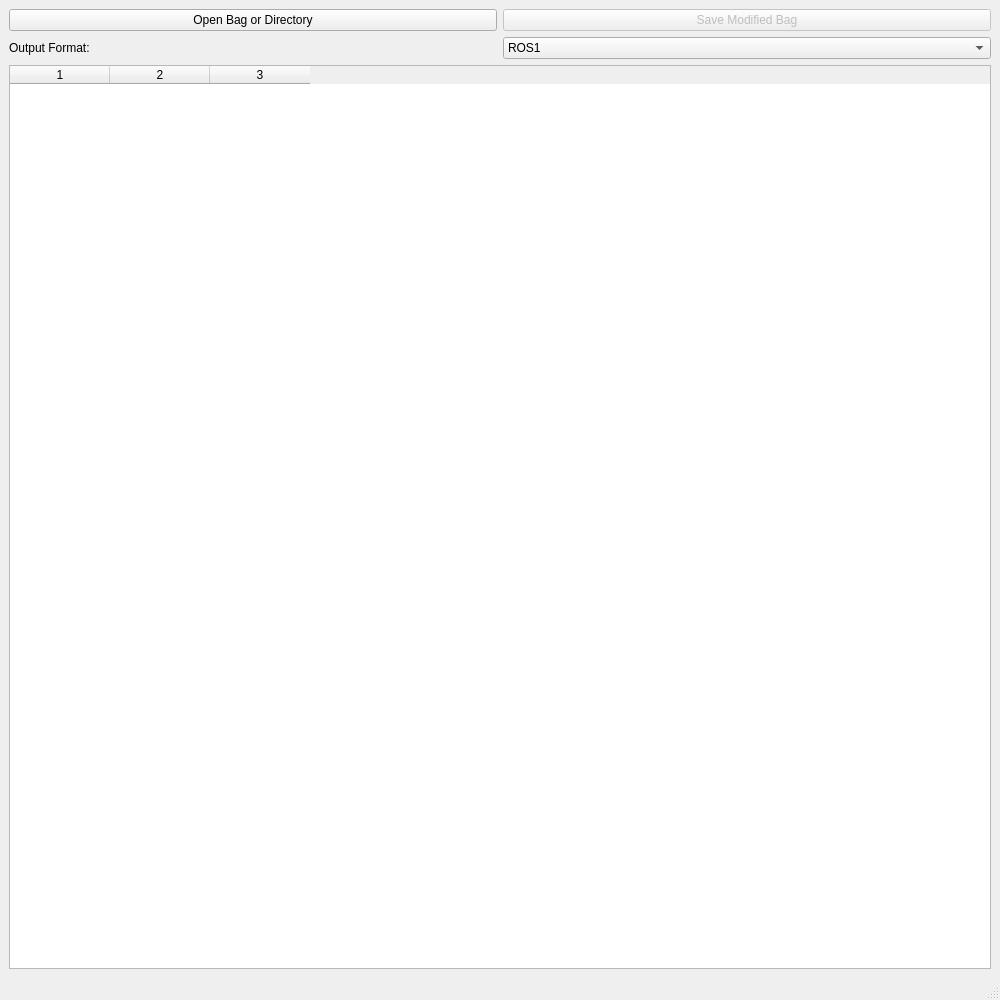
<?xml version="1.0" encoding="UTF-8"?>
<ui version="4.0">
 <class>BagEditorForm</class>
 <widget class="QMainWindow" name="BagEditorForm">
  <property name="geometry">
   <rect>
    <x>0</x>
    <y>0</y>
    <width>1000</width>
    <height>1000</height>
   </rect>
  </property>
  <property name="windowTitle">
   <string>ROS Bag Editor</string>
  </property>

  <!-- centralwidget: メインコンテンツ領域 -->
  <widget class="QWidget" name="centralwidget">
   <layout class="QVBoxLayout" name="verticalLayout">
    <!-- (1) 上部のボタン群 (Open / Save) -->
    <item>
     <layout class="QHBoxLayout" name="buttonLayout">
      <!-- Open Bag/Dir -->
      <item>
       <widget class="QPushButton" name="openButton">
        <property name="text">
         <string>Open Bag or Directory</string>
        </property>
       </widget>
      </item>
      <!-- Save Modified Bag -->
      <item>
       <widget class="QPushButton" name="saveButton">
        <property name="text">
         <string>Save Modified Bag</string>
        </property>
        <!-- デフォルトで無効化しておく場合、以下を設定 -->
        <property name="enabled">
         <bool>false</bool>
        </property>
       </widget>
      </item>
     </layout>
    </item>

    <!-- (2) 出力形式選択 (ROS1 / ROS2) -->
    <item>
     <layout class="QHBoxLayout" name="formatLayout">
      <item>
       <widget class="QLabel" name="formatLabel">
        <property name="text">
         <string>Output Format:</string>
        </property>
       </widget>
      </item>
      <item>
       <widget class="QComboBox" name="formatCombo">
        <item>
         <property name="text">
          <string>ROS1</string>
         </property>
        </item>
        <item>
         <property name="text">
          <string>ROS2</string>
         </property>
        </item>
       </widget>
      </item>
     </layout>
    </item>

    <!-- (3) トピック一覧を表示するテーブル -->
    <item>
     <widget class="QTableWidget" name="topicTable">
      <property name="columnCount">
       <number>3</number>
      </property>
      <property name="rowCount">
       <number>0</number>
      </property>
      <!-- ヘッダ名を設定 (Designer上では別手段で設定できる) -->
      <property name="horizontalHeaderLabels">
       <stringlist>
        <string>Topic</string>
        <string>MsgType</string>
        <string>Frame ID</string>
       </stringlist>
      </property>
     </widget>
    </item>

   </layout>
  </widget>

  <!-- メニューバー・ステータスバー: 必要に応じて -->
  <widget class="QMenuBar" name="menubar"/>
  <widget class="QStatusBar" name="statusbar"/>

 </widget>

 <!-- リソースファイルは使わないなら空のまま -->
 <resources/>
 <!-- シグナル/スロット接続はDesignerで設定しないなら空のまま -->
 <connections/>
</ui>
